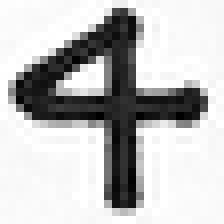
#> input picture 01.AILearning/4-1.png, 28 x 28 px (shown 8 times larger)
$ python Neural_Network-03.py
#> lines starting #> are read from the running program, lines starting #| are printed output that depends on the picture
# -*- coding: utf-8 -*-

import numpy as np
from PIL import Image

# 画像読込み
data1 = Image.open('4-1.png')
#> data1 is the input picture: PIL image 28x28 LA; mean R, G, B, A 191.7, 191.7, 191.7, 249.2
# グレー変換
data1_grey = data1.convert('L')
# 画像反転
data1_grey_array = (255- np.array(data1_grey))/255 # 255で割って標準化
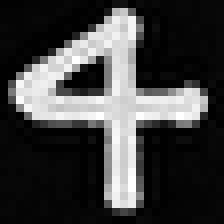
#> data1_grey_array: shape (28, 28) float64 (shown 8 times larger); min 0, max 1, mean 0.248
data1_grey_list = data1_grey_array.reshape(1,784)
